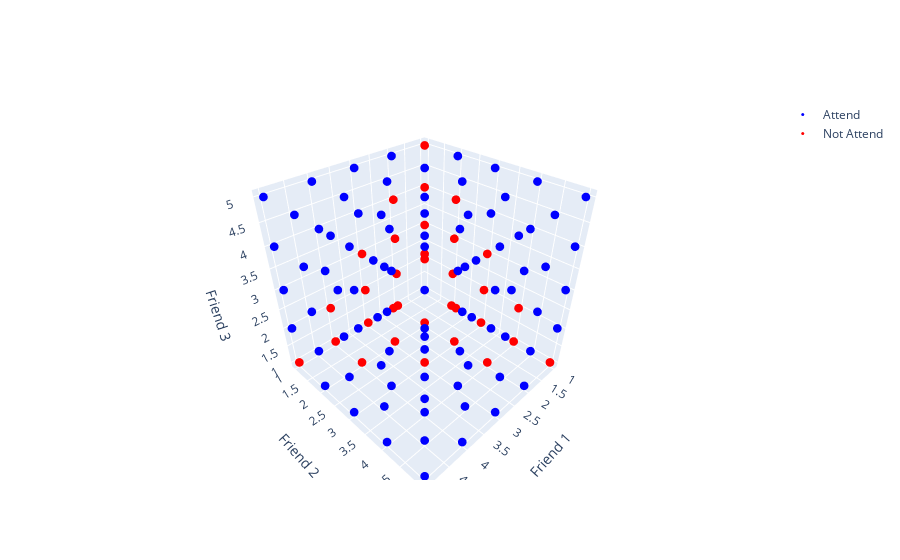

Notebook cell for this chart:
### Code cell
# 3D scatter plot fot the input data
fig = go.Figure()

fig.add_trace(go.Scatter3d(
    x=attend_points[:, 0],
    y=attend_points[:, 1],
    z=attend_points[:, 2],
    mode='markers',
    marker=dict(color='blue', size=3),
    name='Attend'
))

fig.add_trace(go.Scatter3d(
    x=not_attend_points[:, 0],
    y=not_attend_points[:, 1],
    z=not_attend_points[:, 2],
    mode='markers',
    marker=dict(color='red', size=3),
    name='Not Attend'
))

fig.update_layout(
    scene=dict(
        xaxis_title='Friend 1',
        yaxis_title='Friend 2',
        zaxis_title='Friend 3'
    ),
    showlegend=True
)

fig.show()

### Figure 1 — Plotly figure (JSON) as saved in the notebook; plotly's stock layout.template omitted (floating-point values rounded to 4 significant figures; data arrays with more than 128 entries replaced by an {"elided": "..."} marker saying what was removed)
{"data": [{"marker": {"color": "blue", "size": 3}, "mode": "markers", "name": "Attend", "type": "scatter3d", "x": {"elided": "685 int values"}, "y": {"elided": "685 int values"}, "z": {"elided": "685 int values"}}, {"marker": {"color": "red", "size": 3}, "mode": "markers", "name": "Not Attend", "type": "scatter3d", "x": {"elided": "315 int values"}, "y": {"elided": "315 int values"}, "z": {"elided": "315 int values"}}], "layout": {"scene": {"xaxis": {"title": {"text": "Friend 1"}}, "yaxis": {"title": {"text": "Friend 2"}}, "zaxis": {"title": {"text": "Friend 3"}}}, "showlegend": true}}
